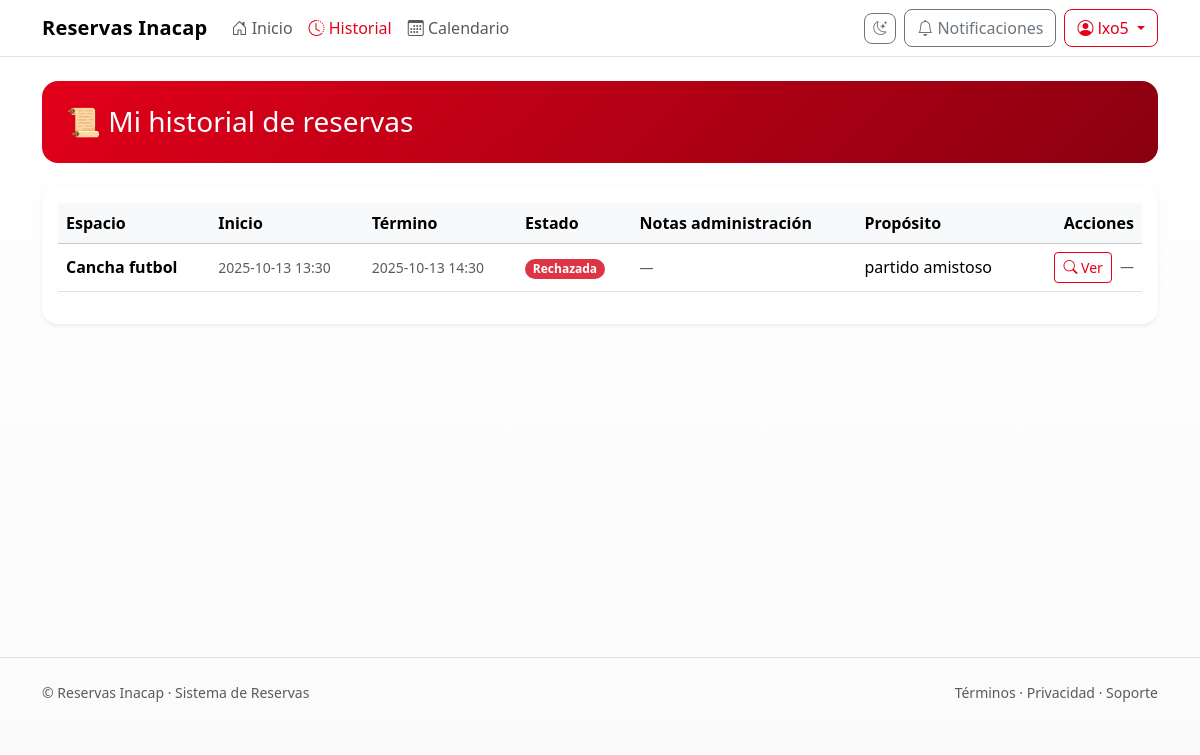
Page /historial/ (signed in) on the earlier database version.
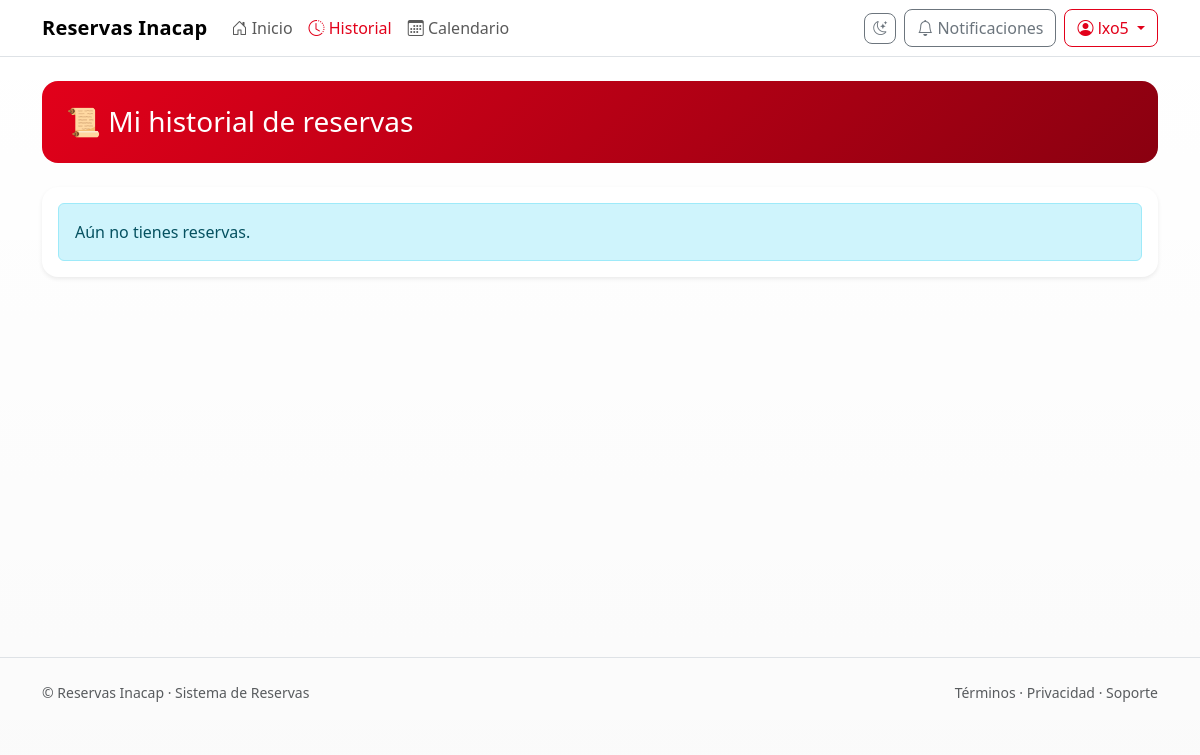
Same page on the later database version.
### api/models.py (models this page shows, shortened)
class Reservation(models.Model):
    PENDING = "PEND"
    APPROVED = "APPR"
    REJECTED = "REJ"
    CANCELED = "CANC"
    STATUS_CHOICES = [
        (PENDING, "Pendiente"),
        (APPROVED, "Aprobada"),
        (REJECTED, "Rechazada"),
        (CANCELED, "Cancelada"),
    ]
    user = models.ForeignKey(User, on_delete=models.CASCADE, related_name="reservations")
    space = models.ForeignKey(Space, on_delete=models.CASCADE, related_name="reservations")
    start = models.DateTimeField()
    end = models.DateTimeField()
    purpose = models.CharField(max_length=250, blank=True)
    status = models.CharField(max_length=4, choices=STATUS_CHOICES, default=PENDING)
    created_at = models.DateTimeField(auto_now_add=True)
    cancel_reason = models.CharField(max_length=255, blank=True, default="")
    class Meta:
        ordering = ["-created_at"]
        constraints = [
            models.CheckConstraint(check=models.Q(end__gt=models.F("start")), name="reservation_end_after_start")
        ]
    def can_cancel(self, now=None) -> bool:
        now = now or timezone.now()
        if self.status in {self.REJECTED, self.CANCELED}:
            return False

class Space(models.Model):
    name = models.CharField(max_length=120)
    location = models.CharField(max_length=200, blank=True)
    capacity = models.PositiveIntegerField(default=1)
    is_active = models.BooleanField(default=True)
    def __str__(self):
        return self.name

### api/views.py (the view)
# urls.py: path("historial/", my_history, name="history"),
@login_required
def my_history(request):
    qs = Reservation.objects.filter(user=request.user).order_by("-start")
    return render(request, "reservations/history.html", {"reservations": qs})

### api/context_processors.py (called while the page is built)
def notifications(request):
    if not request.user.is_authenticated:
        return {}
    qs = Notification.objects.filter(user=request.user, is_read=False).order_by("-created_at")
    return {
        "notif_unread_count": qs.count(),
        "notif_unread_list": qs[:3],  # últimas 3 para toasts
    }

### templates/reservations/history.html (shortened to what the changed rows need)
{% extends "base.html" %}
{% block content %}
<section class="p-4 rounded-4 mb-4 inacap-hero">
  <h1 class="h3 m-0">📜 Mi historial de reservas</h1>
</section>
<div class="card shadow-sm border-0 rounded-4">
  <div class="card-body">
    {% if reservations %}
      <div class="table-responsive">
        <table class="table table-hover align-middle">
          <thead class="table-light">
            <tr>
              <th>Espacio</th>
              <th>Inicio</th>
              <th>Término</th>
              <th>Estado</th>
              <th>Notas administración</th>
              <th>Propósito</th>
              <th class="text-end">Acciones</th>
            </tr>
          </thead>
          <tbody>
            {% for r in reservations %}
              <tr id="r{{ r.id }}">
                <td class="fw-semibold">{{ r.space }}</td>
                <td><span class="small text-muted">{{ r.start|date:"Y-m-d H:i" }}</span></td>
                <td><span class="small text-muted">{{ r.end|date:"Y-m-d H:i" }}</span></td>
                <td>
                  {% if r.status == "PEND" %}
                    <span class="badge rounded-pill text-bg-warning">Pendiente</span>
                  {% elif r.status == "APPR" %}
                    <span class="badge rounded-pill text-bg-success">Aprobada</span>
                  {% elif r.status == "REJ" %}
                    <span class="badge rounded-pill text-bg-danger">Rechazada</span>
                  {% elif r.status == "CANC" %}
                    <span class="badge rounded-pill text-bg-secondary">Cancelada</span>
                  {% else %}
                    <span class="badge text-bg-secondary">{{ r.get_status_display }}</span>
                  {% endif %}
                </td>
                <td>
                  {% if r.appr %}
                    <span class="small text-muted">{{ r.appr.notes|default:"—"|truncatechars:80 }}</span>
                  {% else %}
                    <span class="text-muted small">—</span>
                  {% endif %}
                </td>
                <td>{{ r.purpose|default:"—" }}</td>
                <td class="text-end">
                  <a href="{% url 'reservation_detail' r.id %}" class="btn btn-outline-primary btn-sm me-1">
                    <i class="bi bi-search"></i> Ver
                  </a>
                  {% if r.can_cancel %}
                    <button class="btn btn-outline-danger btn-sm"
                            data-bs-toggle="modal" data-bs-target="#cancelModal{{ r.id }}">
                      <i class="bi bi-x-circle"></i> Cancelar
                    </button>
                    <div class="modal fade" id="cancelModal{{ r.id }}" tabindex="-1" aria-hidden="true">
                      <div class="modal-dialog">
                        <form method="post" action="{% url 'reservation_cancel' r.id %}" class="modal-content">
                          {% csrf_token %}
                          <div class="modal-header">
                            <h5 class="modal-title">Cancelar reserva</h5>
                            <button type="button" class="btn-close" data-bs-dismiss="modal" aria-label="Cerrar"></button>
                          </div>
                          <div class="modal-body">
                            <p class="mb-3">¿Seguro que deseas cancelar la reserva de <strong>{{ r.space }}</strong> del
                              <strong>{{ r.start|date:"d/m/Y H:i" }}</strong> al <strong>{{ r.end|date:"d/m/Y H:i" }}</strong>?</p>
                            <label class="form-label small">Motivo (opcional)</label>
                            <input type="text" name="reason" maxlength="255" class="form-control"
                                   placeholder="Ej.: cambio de horario">
                            <div class="alert alert-warning small mt-3 mb-0">
                              Esta acción no se puede deshacer.
                            </div>
                          </div>
                          <div class="modal-footer">
                            <button type="button" class="btn btn-secondary" data-bs-dismiss="modal">Volver</button>
                            <button type="submit" class="btn btn-danger">
                              <i class="bi bi-x-circle"></i> Cancelar reserva
                            </button>
                          </div>
                        </form>
                      </div>
                    </div>
                  {% else %}
                    <span class="text-muted small">—</span>
                  {% endif %}
                </td>
              </tr>
            {% endfor %}
          </tbody>
        </table>
      </div>
    {% else %}
      <div class="alert alert-info m-0">Aún no tienes reservas.</div>
    {% endif %}
  </div>
</div>
{% endblock %}

Differences in the rows shown:
removed Reservation: space "Cancha futbol", start "2025-10-13 13:30", end "2025-10-13 14:30", status "Rechazada", purpose "partido amistoso"
Other differences:
text no longer shown: "Espacio Inicio Término Estado Notas administración Propósito Acciones"
text now shown: "Aún no tienes reservas."
